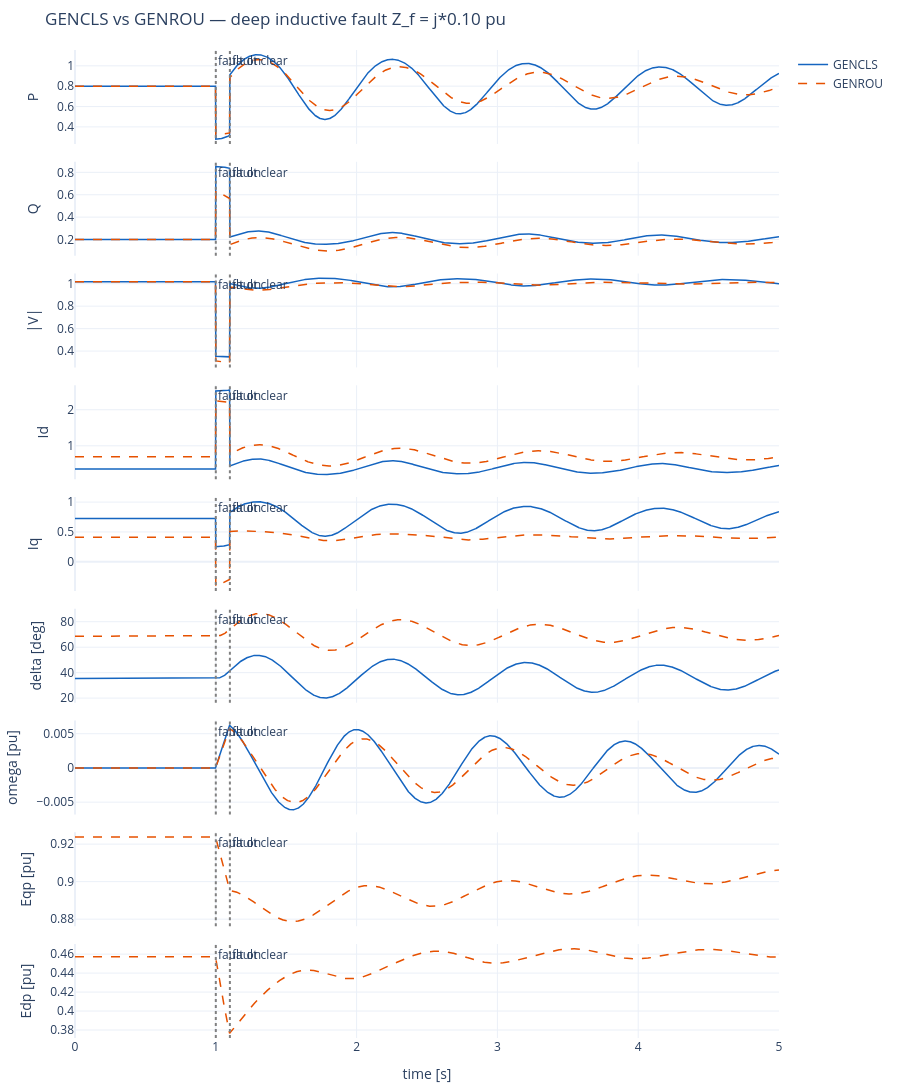

Source (notebook cell):
### Markdown cell above
## 6. Deep inductive fault — GENROU vs GENCLS, side by side

Apply the same fault as Phase 1 ($Z_f = j\,0.10$ pu, 100 ms cleared)
to both models at the same operating point.  Plot the canonical 5
plus the two new GENROU rotor-flux states.

**Expected differences:**

- Pre-fault and steady state: identical (both models initialise to
  the same operating point).
- During the fault: most traces match closely; the new $E'_q$ and
  $E'_d$ traces show GENROU's rotor flux dynamics — flat in GENCLS
  (constant flux assumption), changing in GENROU (transient
  time scale).
- Post-fault: minor differences as the rotor angle and flux
  oscillations interact.

### Code cell
# Run GENCLS.
g_cls = GENCLS(H=4.0, D=3.0, Xdp=0.30, f0=50.0)
n_cls = Network(R=R_line, X=X_line, V_slack_mag=abs(V_inf))
fault_cls = three_phase_fault_schedule(t_start=1.0, t_clear=1.10, Z_fault=0+0.10j)
res_cls = run_smib_gencls(g_cls, n_cls, t_end=5.0, h=2e-3,
                          scenarios=[fault_cls], init_V=V1, init_S=S)

# Run GENROU.
g_rou = GENROU(D=3.0)
n_rou = Network(R=R_line, X=X_line, V_slack_mag=abs(V_inf))
fault_rou = three_phase_fault_schedule(t_start=1.0, t_clear=1.10, Z_fault=0+0.10j)
res_rou = run_smib_genrou(g_rou, n_rou, t_end=5.0, h=2e-3,
                          scenarios=[fault_rou], init_V=V1, init_S=S)

# Build overlay plot — canonical 5 + new states.
from plotly.subplots import make_subplots
labels = ['P', 'Q', '|V|', 'Id', 'Iq']
extras = [('delta [deg]', lambda r: np.degrees(r.traces['delta'])),
          ('omega [pu]', lambda r: r.traces['omega'])]
genrou_only = [('Eqp [pu]', lambda r: r.traces['Eqp']),
               ('Edp [pu]', lambda r: r.traces['Edp'])]

n_rows = len(labels) + len(extras) + len(genrou_only)
fig = make_subplots(rows=n_rows, cols=1, shared_xaxes=True, vertical_spacing=0.018)
row = 1
for lbl in labels:
    fig.add_trace(go.Scatter(x=res_cls.t, y=res_cls.traces[lbl],
                             name='GENCLS', line=dict(color='#1565C0', width=1.5),
                             showlegend=(row==1)), row=row, col=1)
    fig.add_trace(go.Scatter(x=res_rou.t, y=res_rou.traces[lbl],
                             name='GENROU', line=dict(color='#E65100', width=1.5, dash='dash'),
                             showlegend=(row==1)), row=row, col=1)
    fig.update_yaxes(title_text=lbl, row=row, col=1)
    row += 1

for lbl, getter in extras:
    fig.add_trace(go.Scatter(x=res_cls.t, y=getter(res_cls),
                             name='GENCLS', line=dict(color='#1565C0', width=1.5),
                             showlegend=False), row=row, col=1)
    fig.add_trace(go.Scatter(x=res_rou.t, y=getter(res_rou),
                             name='GENROU', line=dict(color='#E65100', width=1.5, dash='dash'),
                             showlegend=False), row=row, col=1)
    fig.update_yaxes(title_text=lbl, row=row, col=1)
    row += 1

for lbl, getter in genrou_only:
    fig.add_trace(go.Scatter(x=res_rou.t, y=getter(res_rou),
                             name='GENROU', line=dict(color='#E65100', width=1.5, dash='dash'),
                             showlegend=False), row=row, col=1)
    fig.update_yaxes(title_text=lbl, row=row, col=1)
    row += 1

fig.update_xaxes(title_text='time [s]', row=n_rows, col=1)
fig.update_layout(title='GENCLS vs GENROU — deep inductive fault Z_f = j*0.10 pu',
                  height=140 * n_rows, template='plotly_white',
                  margin=dict(l=60, r=20, t=50, b=40))
fig.add_vline(x=1.0, line_dash='dot', line_color='gray', annotation_text='fault on')
fig.add_vline(x=1.10, line_dash='dot', line_color='gray', annotation_text='fault clear')
fig.show()

# Print diagnostic comparison.
mid = res_rou.t.searchsorted(1.05)
print(f'\nMid-fault snapshot (t=1.05s):')
print(f'                GENCLS    GENROU    Δ')
print(f'  |V|         : {res_cls.traces["|V|"][mid]:+.4f}  {res_rou.traces["|V|"][mid]:+.4f}  {res_rou.traces["|V|"][mid]-res_cls.traces["|V|"][mid]:+.4f}')
print(f'  P           : {res_cls.traces["P"][mid]:+.4f}  {res_rou.traces["P"][mid]:+.4f}  {res_rou.traces["P"][mid]-res_cls.traces["P"][mid]:+.4f}')
print(f'  Q           : {res_cls.traces["Q"][mid]:+.4f}  {res_rou.traces["Q"][mid]:+.4f}  {res_rou.traces["Q"][mid]-res_cls.traces["Q"][mid]:+.4f}')
print(f'  delta [deg] : {math.degrees(res_cls.traces["delta"][mid]):+.2f}    {math.degrees(res_rou.traces["delta"][mid]):+.2f}    {math.degrees(res_rou.traces["delta"][mid]-res_cls.traces["delta"][mid]):+.2f}')
print(f'  Eqp (GENROU only) : pre={res_rou.traces["Eqp"][0]:.4f}, mid-fault={res_rou.traces["Eqp"][mid]:.4f}, drift={res_rou.traces["Eqp"][mid]-res_rou.traces["Eqp"][0]:+.4f}')

### Figure 1 — Plotly figure (JSON) as saved in the notebook; plotly's stock layout.template omitted (floating-point values rounded to 4 significant figures; data arrays with more than 128 entries replaced by an {"elided": "..."} marker saying what was removed)
{"data": [{"line": {"color": "#1565C0", "width": 1.5}, "name": "GENCLS", "showlegend": true, "type": "scatter", "x": {"elided": "2501 float values"}, "xaxis": "x", "y": {"elided": "2501 float values"}, "yaxis": "y"}, {"line": {"color": "#E65100", "dash": "dash", "width": 1.5}, "name": "GENROU", "showlegend": true, "type": "scatter", "x": {"elided": "2501 float values"}, "xaxis": "x", "y": {"elided": "2501 float values"}, "yaxis": "y"}, {"line": {"color": "#1565C0", "width": 1.5}, "name": "GENCLS", "showlegend": false, "type": "scatter", "x": {"elided": "2501 float values"}, "xaxis": "x2", "y": {"elided": "2501 float values"}, "yaxis": "y2"}, {"line": {"color": "#E65100", "dash": "dash", "width": 1.5}, "name": "GENROU", "showlegend": false, "type": "scatter", "x": {"elided": "2501 float values"}, "xaxis": "x2", "y": {"elided": "2501 float values"}, "yaxis": "y2"}, {"line": {"color": "#1565C0", "width": 1.5}, "name": "GENCLS", "showlegend": false, "type": "scatter", "x": {"elided": "2501 float values"}, "xaxis": "x3", "y": {"elided": "2501 float values"}, "yaxis": "y3"}, {"line": {"color": "#E65100", "dash": "dash", "width": 1.5}, "name": "GENROU", "showlegend": false, "type": "scatter", "x": {"elided": "2501 float values"}, "xaxis": "x3", "y": {"elided": "2501 float values"}, "yaxis": "y3"}, {"line": {"color": "#1565C0", "width": 1.5}, "name": "GENCLS", "showlegend": false, "type": "scatter", "x": {"elided": "2501 float values"}, "xaxis": "x4", "y": {"elided": "2501 float values"}, "yaxis": "y4"}, {"line": {"color": "#E65100", "dash": "dash", "width": 1.5}, "name": "GENROU", "showlegend": false, "type": "scatter", "x": {"elided": "2501 float values"}, "xaxis": "x4", "y": {"elided": "2501 float values"}, "yaxis": "y4"}, {"line": {"color": "#1565C0", "width": 1.5}, "name": "GENCLS", "showlegend": false, "type": "scatter", "x": {"elided": "2501 float values"}, "xaxis": "x5", "y": {"elided": "2501 float values"}, "yaxis": "y5"}, {"line": {"color": "#E65100", "dash": "dash", "width": 1.5}, "name": "GENROU", "showlegend": false, "type": "scatter", "x": {"elided": "2501 float values"}, "xaxis": "x5", "y": {"elided": "2501 float values"}, "yaxis": "y5"}, {"line": {"color": "#1565C0", "width": 1.5}, "name": "GENCLS", "showlegend": false, "type": "scatter", "x": {"elided": "2501 float values"}, "xaxis": "x6", "y": {"elided": "2501 float values"}, "yaxis": "y6"}, {"line": {"color": "#E65100", "dash": "dash", "width": 1.5}, "name": "GENROU", "showlegend": false, "type": "scatter", "x": {"elided": "2501 float values"}, "xaxis": "x6", "y": {"elided": "2501 float values"}, "yaxis": "y6"}, {"line": {"color": "#1565C0", "width": 1.5}, "name": "GENCLS", "showlegend": false, "type": "scatter", "x": {"elided": "2501 float values"}, "xaxis": "x7", "y": {"elided": "2501 float values"}, "yaxis": "y7"}, {"line": {"color": "#E65100", "dash": "dash", "width": 1.5}, "name": "GENROU", "showlegend": false, "type": "scatter", "x": {"elided": "2501 float values"}, "xaxis": "x7", "y": {"elided": "2501 float values"}, "yaxis": "y7"}, {"line": {"color": "#E65100", "dash": "dash", "width": 1.5}, "name": "GENROU", "showlegend": false, "type": "scatter", "x": {"elided": "2501 float values"}, "xaxis": "x8", "y": {"elided": "2501 float values"}, "yaxis": "y8"}, {"line": {"color": "#E65100", "dash": "dash", "width": 1.5}, "name": "GENROU", "showlegend": false, "type": "scatter", "x": {"elided": "2501 float values"}, "xaxis": "x9", "y": {"elided": "2501 float values"}, "yaxis": "y9"}], "layout": {"annotations": [{"showarrow": false, "text": "fault on", "x": 1.0, "xanchor": "left", "xref": "x", "y": 1, "yanchor": "top", "yref": "y domain"}, {"showarrow": false, "text": "fault on", "x": 1.0, "xanchor": "left", "xref": "x2", "y": 1, "yanchor": "top", "yref": "y2 domain"}, {"showarrow": false, "text": "fault on", "x": 1.0, "xanchor": "left", "xref": "x3", "y": 1, "yanchor": "top", "yref": "y3 domain"}, {"showarrow": false, "text": "fault on", "x": 1.0, "xanchor": "left", "xref": "x4", "y": 1, "yanchor": "top", "yref": "y4 domain"}, {"showarrow": false, "text": "fault on", "x": 1.0, "xanchor": "left", "xref": "x5", "y": 1, "yanchor": "top", "yref": "y5 domain"}, {"showarrow": false, "text": "fault on", "x": 1.0, "xanchor": "left", "xref": "x6", "y": 1, "yanchor": "top", "yref": "y6 domain"}, {"showarrow": false, "text": "fault on", "x": 1.0, "xanchor": "left", "xref": "x7", "y": 1, "yanchor": "top", "yref": "y7 domain"}, {"showarrow": false, "text": "fault on", "x": 1.0, "xanchor": "left", "xref": "x8", "y": 1, "yanchor": "top", "yref": "y8 domain"}, {"showarrow": false, "text": "fault on", "x": 1.0, "xanchor": "left", "xref": "x9", "y": 1, "yanchor": "top", "yref": "y9 domain"}, {"showarrow": false, "text": "fault clear", "x": 1.1, "xanchor": "left", "xref": "x", "y": 1, "yanchor": "top", "yref": "y domain"}, {"showarrow": false, "text": "fault clear", "x": 1.1, "xanchor": "left", "xref": "x2", "y": 1, "yanchor": "top", "yref": "y2 domain"}, {"showarrow": false, "text": "fault clear", "x": 1.1, "xanchor": "left", "xref": "x3", "y": 1, "yanchor": "top", "yref": "y3 domain"}, {"showarrow": false, "text": "fault clear", "x": 1.1, "xanchor": "left", "xref": "x4", "y": 1, "yanchor": "top", "yref": "y4 domain"}, {"showarrow": false, "text": "fault clear", "x": 1.1, "xanchor": "left", "xref": "x5", "y": 1, "yanchor": "top", "yref": "y5 domain"}, {"showarrow": false, "text": "fault clear", "x": 1.1, "xanchor": "left", "xref": "x6", "y": 1, "yanchor": "top", "yref": "y6 domain"}, {"showarrow": false, "text": "fault clear", "x": 1.1, "xanchor": "left", "xref": "x7", "y": 1, "yanchor": "top", "yref": "y7 domain"}, {"showarrow": false, "text": "fault clear", "x": 1.1, "xanchor": "left", "xref": "x8", "y": 1, "yanchor": "top", "yref": "y8 domain"}, {"showarrow": false, "text": "fault clear", "x": 1.1, "xanchor": "left", "xref": "x9", "y": 1, "yanchor": "top", "yref": "y9 domain"}], "height": 1260, "margin": {"b": 40, "l": 60, "r": 20, "t": 50}, "shapes": [{"line": {"color": "gray", "dash": "dot"}, "type": "line", "x0": 1.0, "x1": 1.0, "xref": "x", "y0": 0, "y1": 1, "yref": "y domain"}, {"line": {"color": "gray", "dash": "dot"}, "type": "line", "x0": 1.0, "x1": 1.0, "xref": "x2", "y0": 0, "y1": 1, "yref": "y2 domain"}, {"line": {"color": "gray", "dash": "dot"}, "type": "line", "x0": 1.0, "x1": 1.0, "xref": "x3", "y0": 0, "y1": 1, "yref": "y3 domain"}, {"line": {"color": "gray", "dash": "dot"}, "type": "line", "x0": 1.0, "x1": 1.0, "xref": "x4", "y0": 0, "y1": 1, "yref": "y4 domain"}, {"line": {"color": "gray", "dash": "dot"}, "type": "line", "x0": 1.0, "x1": 1.0, "xref": "x5", "y0": 0, "y1": 1, "yref": "y5 domain"}, {"line": {"color": "gray", "dash": "dot"}, "type": "line", "x0": 1.0, "x1": 1.0, "xref": "x6", "y0": 0, "y1": 1, "yref": "y6 domain"}, {"line": {"color": "gray", "dash": "dot"}, "type": "line", "x0": 1.0, "x1": 1.0, "xref": "x7", "y0": 0, "y1": 1, "yref": "y7 domain"}, {"line": {"color": "gray", "dash": "dot"}, "type": "line", "x0": 1.0, "x1": 1.0, "xref": "x8", "y0": 0, "y1": 1, "yref": "y8 domain"}, {"line": {"color": "gray", "dash": "dot"}, "type": "line", "x0": 1.0, "x1": 1.0, "xref": "x9", "y0": 0, "y1": 1, "yref": "y9 domain"}, {"line": {"color": "gray", "dash": "dot"}, "type": "line", "x0": 1.1, "x1": 1.1, "xref": "x", "y0": 0, "y1": 1, "yref": "y domain"}, {"line": {"color": "gray", "dash": "dot"}, "type": "line", "x0": 1.1, "x1": 1.1, "xref": "x2", "y0": 0, "y1": 1, "yref": "y2 domain"}, {"line": {"color": "gray", "dash": "dot"}, "type": "line", "x0": 1.1, "x1": 1.1, "xref": "x3", "y0": 0, "y1": 1, "yref": "y3 domain"}, {"line": {"color": "gray", "dash": "dot"}, "type": "line", "x0": 1.1, "x1": 1.1, "xref": "x4", "y0": 0, "y1": 1, "yref": "y4 domain"}, {"line": {"color": "gray", "dash": "dot"}, "type": "line", "x0": 1.1, "x1": 1.1, "xref": "x5", "y0": 0, "y1": 1, "yref": "y5 domain"}, {"line": {"color": "gray", "dash": "dot"}, "type": "line", "x0": 1.1, "x1": 1.1, "xref": "x6", "y0": 0, "y1": 1, "yref": "y6 domain"}, {"line": {"color": "gray", "dash": "dot"}, "type": "line", "x0": 1.1, "x1": 1.1, "xref": "x7", "y0": 0, "y1": 1, "yref": "y7 domain"}, {"line": {"color": "gray", "dash": "dot"}, "type": "line", "x0": 1.1, "x1": 1.1, "xref": "x8", "y0": 0, "y1": 1, "yref": "y8 domain"}, {"line": {"color": "gray", "dash": "dot"}, "type": "line", "x0": 1.1, "x1": 1.1, "xref": "x9", "y0": 0, "y1": 1, "yref": "y9 domain"}], "title": {"text": "GENCLS vs GENROU — deep inductive fault Z_f = j*0.10 pu"}, "xaxis": {"anchor": "y", "domain": [0.0, 1.0], "matches": "x9", "showticklabels": false}, "xaxis2": {"anchor": "y2", "domain": [0.0, 1.0], "matches": "x9", "showticklabels": false}, "xaxis3": {"anchor": "y3", "domain": [0.0, 1.0], "matches": "x9", "showticklabels": false}, "xaxis4": {"anchor": "y4", "domain": [0.0, 1.0], "matches": "x9", "showticklabels": false}, "xaxis5": {"anchor": "y5", "domain": [0.0, 1.0], "matches": "x9", "showticklabels": false}, "xaxis6": {"anchor": "y6", "domain": [0.0, 1.0], "matches": "x9", "showticklabels": false}, "xaxis7": {"anchor": "y7", "domain": [0.0, 1.0], "matches": "x9", "showticklabels": false}, "xaxis8": {"anchor": "y8", "domain": [0.0, 1.0], "matches": "x9", "showticklabels": false}, "xaxis9": {"anchor": "y9", "domain": [0.0, 1.0], "title": {"text": "time [s]"}}, "yaxis": {"anchor": "x", "domain": [0.9049, 1.0], "title": {"text": "P"}}, "yaxis2": {"anchor": "x2", "domain": [0.7918, 0.8869], "title": {"text": "Q"}}, "yaxis3": {"anchor": "x3", "domain": [0.6787, 0.7738], "title": {"text": "|V|"}}, "yaxis4": {"anchor": "x4", "domain": [0.5656, 0.6607], "title": {"text": "Id"}}, "yaxis5": {"anchor": "x5", "domain": [0.4524, 0.5476], "title": {"text": "Iq"}}, "yaxis6": {"anchor": "x6", "domain": [0.3393, 0.4344], "title": {"text": "delta [deg]"}}, "yaxis7": {"anchor": "x7", "domain": [0.2262, 0.3213], "title": {"text": "omega [pu]"}}, "yaxis8": {"anchor": "x8", "domain": [0.1131, 0.2082], "title": {"text": "Eqp [pu]"}}, "yaxis9": {"anchor": "x9", "domain": [0.0, 0.09511], "title": {"text": "Edp [pu]"}}}}
